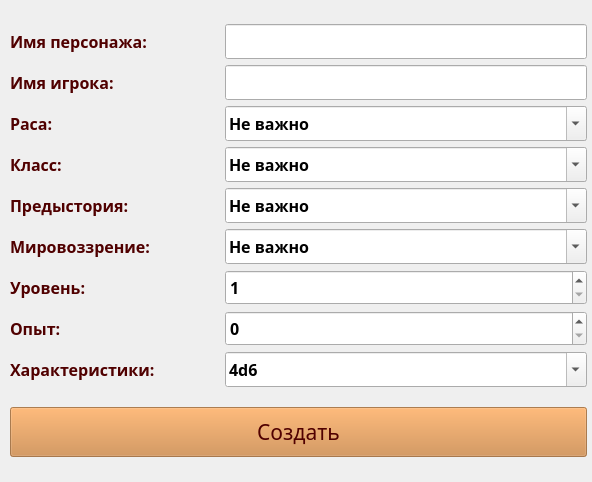
<?xml version="1.0" encoding="UTF-8"?>
<ui version="4.0">
 <class>MainWindow</class>
 <widget class="QMainWindow" name="MainWindow">
  <property name="geometry">
   <rect>
    <x>0</x>
    <y>0</y>
    <width>592</width>
    <height>482</height>
   </rect>
  </property>
  <property name="minimumSize">
   <size>
    <width>592</width>
    <height>482</height>
   </size>
  </property>
  <property name="maximumSize">
   <size>
    <width>592</width>
    <height>482</height>
   </size>
  </property>
  <property name="windowTitle">
   <string>MainWindow</string>
  </property>
  <widget class="QWidget" name="centralwidget">
   <widget class="QWidget" name="verticalLayoutWidget">
    <property name="geometry">
     <rect>
      <x>10</x>
      <y>10</y>
      <width>577</width>
      <height>461</height>
     </rect>
    </property>
    <property name="minimumSize">
     <size>
      <width>100</width>
      <height>35</height>
     </size>
    </property>
    <layout class="QVBoxLayout" name="verticalLayout">
     <item>
      <layout class="QGridLayout" name="gridLayout">
       <item row="6" column="1">
        <widget class="QSpinBox" name="level">
         <property name="minimumSize">
          <size>
           <width>100</width>
           <height>35</height>
          </size>
         </property>
         <property name="font">
          <font>
           <family>Segoe Print</family>
           <pointsize>12</pointsize>
           <weight>75</weight>
           <bold>true</bold>
          </font>
         </property>
         <property name="minimum">
          <number>1</number>
         </property>
         <property name="maximum">
          <number>20</number>
         </property>
        </widget>
       </item>
       <item row="7" column="0">
        <widget class="QLabel" name="label_9">
         <property name="minimumSize">
          <size>
           <width>100</width>
           <height>35</height>
          </size>
         </property>
         <property name="font">
          <font>
           <family>Segoe Print</family>
           <pointsize>10</pointsize>
           <weight>75</weight>
           <bold>true</bold>
          </font>
         </property>
         <property name="text">
          <string>&lt;html&gt;&lt;head/&gt;&lt;body&gt;&lt;p&gt;&lt;span style=&quot; font-size:12pt; color:#500000;&quot;&gt;Опыт:&lt;/span&gt;&lt;/p&gt;&lt;/body&gt;&lt;/html&gt;</string>
         </property>
        </widget>
       </item>
       <item row="5" column="0">
        <widget class="QLabel" name="label_7">
         <property name="minimumSize">
          <size>
           <width>100</width>
           <height>35</height>
          </size>
         </property>
         <property name="font">
          <font>
           <family>Segoe Print</family>
           <pointsize>10</pointsize>
           <weight>75</weight>
           <bold>true</bold>
          </font>
         </property>
         <property name="text">
          <string>&lt;html&gt;&lt;head/&gt;&lt;body&gt;&lt;p&gt;&lt;span style=&quot; font-size:12pt; color:#500000;&quot;&gt;Мировоззрение:&lt;/span&gt;&lt;/p&gt;&lt;/body&gt;&lt;/html&gt;</string>
         </property>
        </widget>
       </item>
       <item row="4" column="1">
        <widget class="QComboBox" name="player_history">
         <property name="minimumSize">
          <size>
           <width>100</width>
           <height>35</height>
          </size>
         </property>
         <property name="font">
          <font>
           <family>Segoe Print</family>
           <pointsize>12</pointsize>
           <weight>75</weight>
           <bold>true</bold>
          </font>
         </property>
         <property name="editable">
          <bool>true</bool>
         </property>
         <item>
          <property name="text">
           <string>Не важно</string>
          </property>
         </item>
         <item>
          <property name="text">
           <string>Артист</string>
          </property>
         </item>
         <item>
          <property name="text">
           <string>Беспризорник</string>
          </property>
         </item>
         <item>
          <property name="text">
           <string>Благородный</string>
          </property>
         </item>
         <item>
          <property name="text">
           <string>Гильдейский ремесленник</string>
          </property>
         </item>
         <item>
          <property name="text">
           <string>Моряк</string>
          </property>
         </item>
         <item>
          <property name="text">
           <string>Мудрец</string>
          </property>
         </item>
         <item>
          <property name="text">
           <string>Народный герой</string>
          </property>
         </item>
         <item>
          <property name="text">
           <string>Отшельник</string>
          </property>
         </item>
         <item>
          <property name="text">
           <string>Преступник</string>
          </property>
         </item>
         <item>
          <property name="text">
           <string>Прислужник</string>
          </property>
         </item>
         <item>
          <property name="text">
           <string>Солдат</string>
          </property>
         </item>
         <item>
          <property name="text">
           <string>Чужеземец</string>
          </property>
         </item>
         <item>
          <property name="text">
           <string>Шарлатан</string>
          </property>
         </item>
        </widget>
       </item>
       <item row="3" column="0">
        <widget class="QLabel" name="label_5">
         <property name="minimumSize">
          <size>
           <width>100</width>
           <height>35</height>
          </size>
         </property>
         <property name="font">
          <font>
           <family>Segoe Print</family>
           <pointsize>10</pointsize>
           <weight>75</weight>
           <bold>true</bold>
          </font>
         </property>
         <property name="text">
          <string>&lt;html&gt;&lt;head/&gt;&lt;body&gt;&lt;p&gt;&lt;span style=&quot; font-size:12pt; color:#500000;&quot;&gt;Класс:&lt;/span&gt;&lt;/p&gt;&lt;/body&gt;&lt;/html&gt;</string>
         </property>
        </widget>
       </item>
       <item row="7" column="1">
        <widget class="QSpinBox" name="expa">
         <property name="minimumSize">
          <size>
           <width>100</width>
           <height>35</height>
          </size>
         </property>
         <property name="font">
          <font>
           <family>Segoe Print</family>
           <pointsize>12</pointsize>
           <weight>75</weight>
           <bold>true</bold>
          </font>
         </property>
         <property name="mouseTracking">
          <bool>false</bool>
         </property>
         <property name="tabletTracking">
          <bool>false</bool>
         </property>
         <property name="autoFillBackground">
          <bool>false</bool>
         </property>
         <property name="wrapping">
          <bool>false</bool>
         </property>
         <property name="readOnly">
          <bool>false</bool>
         </property>
         <property name="accelerated">
          <bool>false</bool>
         </property>
         <property name="keyboardTracking">
          <bool>false</bool>
         </property>
         <property name="showGroupSeparator" stdset="0">
          <bool>false</bool>
         </property>
         <property name="maximum">
          <number>355000</number>
         </property>
        </widget>
       </item>
       <item row="6" column="0">
        <widget class="QLabel" name="label_8">
         <property name="minimumSize">
          <size>
           <width>100</width>
           <height>35</height>
          </size>
         </property>
         <property name="font">
          <font>
           <family>Segoe Print</family>
           <pointsize>10</pointsize>
           <weight>75</weight>
           <bold>true</bold>
          </font>
         </property>
         <property name="text">
          <string>&lt;html&gt;&lt;head/&gt;&lt;body&gt;&lt;p&gt;&lt;span style=&quot; font-size:12pt; color:#500000;&quot;&gt;Уровень:&lt;/span&gt;&lt;/p&gt;&lt;/body&gt;&lt;/html&gt;</string>
         </property>
        </widget>
       </item>
       <item row="1" column="0">
        <widget class="QLabel" name="label_3">
         <property name="minimumSize">
          <size>
           <width>100</width>
           <height>35</height>
          </size>
         </property>
         <property name="font">
          <font>
           <family>Segoe Print</family>
           <pointsize>10</pointsize>
           <weight>75</weight>
           <bold>true</bold>
          </font>
         </property>
         <property name="text">
          <string>&lt;html&gt;&lt;head/&gt;&lt;body&gt;&lt;p&gt;&lt;span style=&quot; font-size:12pt; color:#500000;&quot;&gt;Имя игрока:&lt;/span&gt;&lt;/p&gt;&lt;/body&gt;&lt;/html&gt;</string>
         </property>
        </widget>
       </item>
       <item row="8" column="0">
        <widget class="QLabel" name="label">
         <property name="minimumSize">
          <size>
           <width>209</width>
           <height>35</height>
          </size>
         </property>
         <property name="font">
          <font>
           <family>Segoe Print</family>
           <pointsize>10</pointsize>
           <weight>75</weight>
           <bold>true</bold>
          </font>
         </property>
         <property name="text">
          <string>&lt;html&gt;&lt;head/&gt;&lt;body&gt;&lt;p&gt;&lt;span style=&quot; font-size:12pt; color:#500000;&quot;&gt;Характеристики:&lt;/span&gt;&lt;/p&gt;&lt;/body&gt;&lt;/html&gt;</string>
         </property>
        </widget>
       </item>
       <item row="8" column="1">
        <widget class="QComboBox" name="stat">
         <property name="minimumSize">
          <size>
           <width>100</width>
           <height>35</height>
          </size>
         </property>
         <property name="font">
          <font>
           <family>Segoe Print</family>
           <pointsize>12</pointsize>
           <weight>75</weight>
           <bold>true</bold>
          </font>
         </property>
         <property name="editable">
          <bool>true</bool>
         </property>
         <property name="minimumContentsLength">
          <number>0</number>
         </property>
         <property name="iconSize">
          <size>
           <width>20</width>
           <height>20</height>
          </size>
         </property>
         <item>
          <property name="text">
           <string>4d6</string>
          </property>
         </item>
         <item>
          <property name="text">
           <string>Лесенка</string>
          </property>
         </item>
         <item>
          <property name="text">
           <string>Задать</string>
          </property>
         </item>
        </widget>
       </item>
       <item row="3" column="1">
        <widget class="QComboBox" name="clas">
         <property name="minimumSize">
          <size>
           <width>100</width>
           <height>35</height>
          </size>
         </property>
         <property name="font">
          <font>
           <family>Segoe Print</family>
           <pointsize>12</pointsize>
           <weight>75</weight>
           <bold>true</bold>
          </font>
         </property>
         <property name="editable">
          <bool>true</bool>
         </property>
         <property name="currentText">
          <string>Не важно</string>
         </property>
         <item>
          <property name="text">
           <string>Не важно</string>
          </property>
         </item>
         <item>
          <property name="text">
           <string>Варвар</string>
          </property>
         </item>
         <item>
          <property name="text">
           <string>Бард</string>
          </property>
         </item>
         <item>
          <property name="text">
           <string>Жрец</string>
          </property>
         </item>
         <item>
          <property name="text">
           <string>Друид</string>
          </property>
         </item>
         <item>
          <property name="text">
           <string>Воин</string>
          </property>
         </item>
         <item>
          <property name="text">
           <string>Монах</string>
          </property>
         </item>
         <item>
          <property name="text">
           <string>Паладин</string>
          </property>
         </item>
         <item>
          <property name="text">
           <string>Следопыт</string>
          </property>
         </item>
         <item>
          <property name="text">
           <string>Плут</string>
          </property>
         </item>
         <item>
          <property name="text">
           <string>Чародей</string>
          </property>
         </item>
         <item>
          <property name="text">
           <string>Колдун</string>
          </property>
         </item>
         <item>
          <property name="text">
           <string>Волшебник</string>
          </property>
         </item>
        </widget>
       </item>
       <item row="0" column="1">
        <widget class="QLineEdit" name="character_name">
         <property name="minimumSize">
          <size>
           <width>100</width>
           <height>35</height>
          </size>
         </property>
         <property name="font">
          <font>
           <family>Segoe Print</family>
           <pointsize>12</pointsize>
           <weight>75</weight>
           <bold>true</bold>
          </font>
         </property>
         <property name="tabletTracking">
          <bool>false</bool>
         </property>
         <property name="acceptDrops">
          <bool>true</bool>
         </property>
         <property name="styleSheet">
          <string notr="true"/>
         </property>
         <property name="text">
          <string/>
         </property>
        </widget>
       </item>
       <item row="1" column="1">
        <widget class="QLineEdit" name="player_name">
         <property name="minimumSize">
          <size>
           <width>100</width>
           <height>35</height>
          </size>
         </property>
         <property name="font">
          <font>
           <family>Segoe Print</family>
           <pointsize>12</pointsize>
           <weight>75</weight>
           <bold>true</bold>
          </font>
         </property>
         <property name="styleSheet">
          <string notr="true">color: rgb(80, 0, 0);</string>
         </property>
        </widget>
       </item>
       <item row="5" column="1">
        <widget class="QComboBox" name="worldview">
         <property name="enabled">
          <bool>true</bool>
         </property>
         <property name="minimumSize">
          <size>
           <width>100</width>
           <height>35</height>
          </size>
         </property>
         <property name="font">
          <font>
           <family>Segoe Print</family>
           <pointsize>12</pointsize>
           <weight>75</weight>
           <bold>true</bold>
          </font>
         </property>
         <property name="cursor">
          <cursorShape>ArrowCursor</cursorShape>
         </property>
         <property name="tabletTracking">
          <bool>false</bool>
         </property>
         <property name="editable">
          <bool>true</bool>
         </property>
         <item>
          <property name="text">
           <string>Не важно</string>
          </property>
         </item>
         <item>
          <property name="text">
           <string>Законно-доброе</string>
          </property>
         </item>
         <item>
          <property name="text">
           <string>Нейтрально-доброе</string>
          </property>
         </item>
         <item>
          <property name="text">
           <string>Хаотично-доброе</string>
          </property>
         </item>
         <item>
          <property name="text">
           <string>Законно-нейтральное</string>
          </property>
         </item>
         <item>
          <property name="text">
           <string>Нейтральное</string>
          </property>
         </item>
         <item>
          <property name="text">
           <string>Хаотично-нейтральное</string>
          </property>
         </item>
         <item>
          <property name="text">
           <string>Законно-злое</string>
          </property>
         </item>
         <item>
          <property name="text">
           <string>Нейтрально-злое</string>
          </property>
         </item>
         <item>
          <property name="text">
           <string>Хаотично-злое</string>
          </property>
         </item>
        </widget>
       </item>
       <item row="4" column="0">
        <widget class="QLabel" name="label_6">
         <property name="minimumSize">
          <size>
           <width>100</width>
           <height>35</height>
          </size>
         </property>
         <property name="font">
          <font>
           <family>Segoe Print</family>
           <pointsize>10</pointsize>
           <weight>75</weight>
           <bold>true</bold>
          </font>
         </property>
         <property name="text">
          <string>&lt;html&gt;&lt;head/&gt;&lt;body&gt;&lt;p&gt;&lt;span style=&quot; font-size:12pt; color:#500000;&quot;&gt;Предыстория:&lt;/span&gt;&lt;/p&gt;&lt;/body&gt;&lt;/html&gt;</string>
         </property>
        </widget>
       </item>
       <item row="2" column="1">
        <widget class="QComboBox" name="race">
         <property name="minimumSize">
          <size>
           <width>100</width>
           <height>35</height>
          </size>
         </property>
         <property name="font">
          <font>
           <family>Segoe Print</family>
           <pointsize>12</pointsize>
           <weight>75</weight>
           <bold>true</bold>
          </font>
         </property>
         <property name="styleSheet">
          <string notr="true"/>
         </property>
         <property name="editable">
          <bool>true</bool>
         </property>
         <property name="currentText">
          <string>Не важно</string>
         </property>
         <item>
          <property name="text">
           <string>Не важно</string>
          </property>
         </item>
         <item>
          <property name="text">
           <string>Горный дварф</string>
          </property>
         </item>
         <item>
          <property name="text">
           <string>Холмовой дварф</string>
          </property>
         </item>
         <item>
          <property name="text">
           <string>Высший эльф</string>
          </property>
         </item>
         <item>
          <property name="text">
           <string>Лесной эльф</string>
          </property>
         </item>
         <item>
          <property name="text">
           <string>Дроу</string>
          </property>
         </item>
         <item>
          <property name="text">
           <string>Коренастый полурослик</string>
          </property>
         </item>
         <item>
          <property name="text">
           <string>Легконогий полурослик</string>
          </property>
         </item>
         <item>
          <property name="text">
           <string>Человек</string>
          </property>
         </item>
         <item>
          <property name="text">
           <string>Драконорождённый</string>
          </property>
         </item>
         <item>
          <property name="text">
           <string>Лесной гном</string>
          </property>
         </item>
         <item>
          <property name="text">
           <string>Каменный гном</string>
          </property>
         </item>
         <item>
          <property name="text">
           <string>Полуэльф</string>
          </property>
         </item>
         <item>
          <property name="text">
           <string>Полуорк</string>
          </property>
         </item>
         <item>
          <property name="text">
           <string>Тифлинг</string>
          </property>
         </item>
        </widget>
       </item>
       <item row="2" column="0">
        <widget class="QLabel" name="label_4">
         <property name="minimumSize">
          <size>
           <width>100</width>
           <height>35</height>
          </size>
         </property>
         <property name="font">
          <font>
           <family>Segoe Print</family>
           <pointsize>10</pointsize>
           <weight>75</weight>
           <bold>true</bold>
          </font>
         </property>
         <property name="text">
          <string>&lt;html&gt;&lt;head/&gt;&lt;body&gt;&lt;p&gt;&lt;span style=&quot; font-size:12pt; color:#500000;&quot;&gt;Раса:&lt;/span&gt;&lt;/p&gt;&lt;/body&gt;&lt;/html&gt;</string>
         </property>
        </widget>
       </item>
       <item row="0" column="0">
        <widget class="QLabel" name="label_2">
         <property name="font">
          <font>
           <family>Segoe Print</family>
           <pointsize>12</pointsize>
           <weight>75</weight>
           <bold>true</bold>
          </font>
         </property>
         <property name="styleSheet">
          <string notr="true">color: rgb(80, 0, 0);</string>
         </property>
         <property name="text">
          <string>Имя персонажа:</string>
         </property>
        </widget>
       </item>
      </layout>
     </item>
     <item>
      <widget class="QPushButton" name="generation">
       <property name="minimumSize">
        <size>
         <width>100</width>
         <height>50</height>
        </size>
       </property>
       <property name="font">
        <font>
         <family>Segoe Print</family>
         <pointsize>16</pointsize>
         <weight>9</weight>
         <italic>false</italic>
         <bold>false</bold>
        </font>
       </property>
       <property name="cursor">
        <cursorShape>ArrowCursor</cursorShape>
       </property>
       <property name="styleSheet">
        <string notr="true">color: rgb(80, 0, 0);
background-color: rgba(205, 133, 63, 0.75);
font: 75 16pt &quot;Segoe Print&quot;;</string>
       </property>
       <property name="text">
        <string>Создать</string>
       </property>
       <property name="iconSize">
        <size>
         <width>571</width>
         <height>48</height>
        </size>
       </property>
      </widget>
     </item>
    </layout>
   </widget>
   <widget class="QLabel" name="label_10">
    <property name="geometry">
     <rect>
      <x>0</x>
      <y>0</y>
      <width>591</width>
      <height>481</height>
     </rect>
    </property>
    <property name="text">
     <string/>
    </property>
    <property name="pixmap">
     <pixmap>../img/Dnd.png</pixmap>
    </property>
    <property name="scaledContents">
     <bool>true</bool>
    </property>
   </widget>
   <zorder>label_10</zorder>
   <zorder>verticalLayoutWidget</zorder>
  </widget>
 </widget>
 <resources/>
 <connections/>
</ui>
